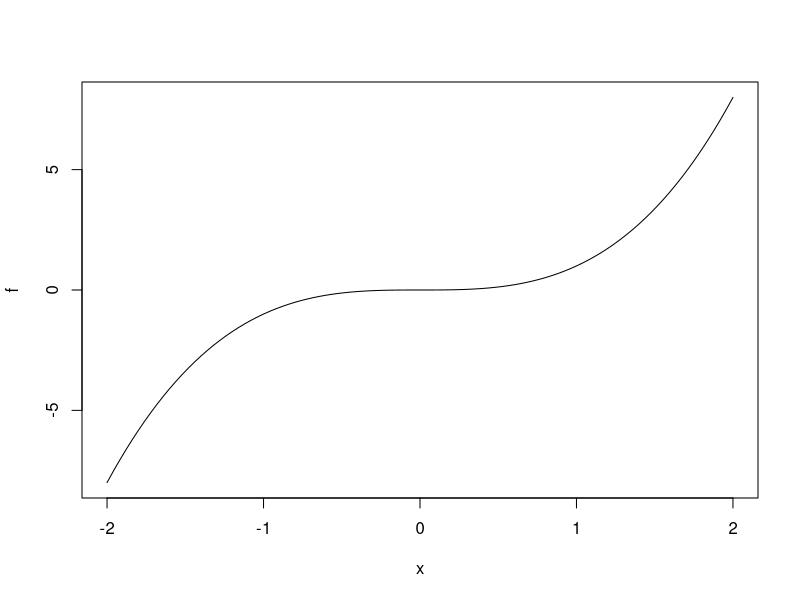
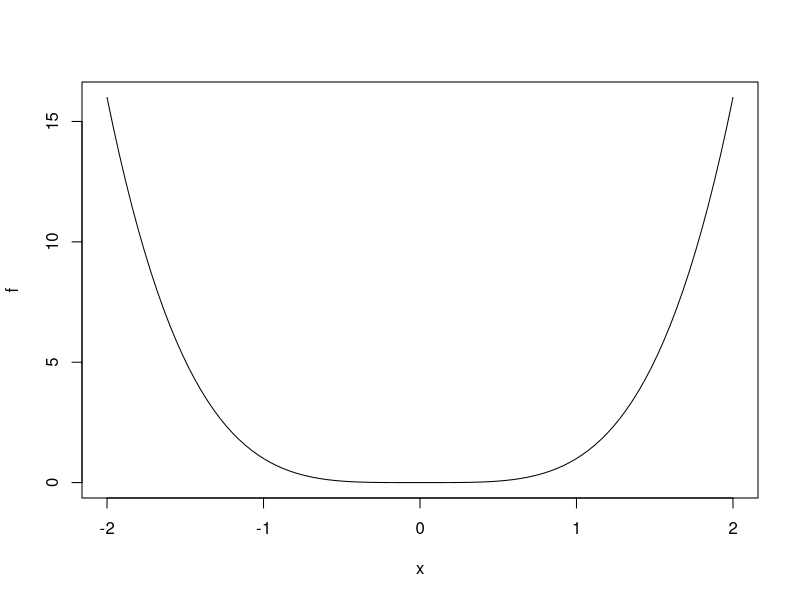

Source code (R) for these figures, in order:
# Define the function 𝑓(𝑥)=𝑥^3 and plot it on an appropriate interval.
f <- function(x) x^3
plot(f, from = -2, to = 2)

# Find the slope of the tangent lines to 𝑓 at 𝑥 = −1, 0, 2.
# What patterns do you notice between the values of 𝑥 and the slopes of the tangent lines?
fd <- function(x) 3*x^2
fd(-1)
fd(0)
fd(2)

#  Repeat 1-2 for 𝑓(𝑥)=𝑥^4.
f <- function(x) x^4
plot(f, from = -2, to = 2)
fd <- function(x) 4*x^3
fd(-1)
fd(0)
fd(2)


# Plot the following functions. For 𝑥 = −1, 0, 2 determine (without plotting)
# if the slopes of the tangent lines will be positive, negative, or zero.
# 𝑓(𝑥)=𝑥^5, 𝑓(𝑥)=lna(𝑥), 𝑓(𝑥)=𝑒^𝑥, 𝑓(𝑥)=1/𝑥

